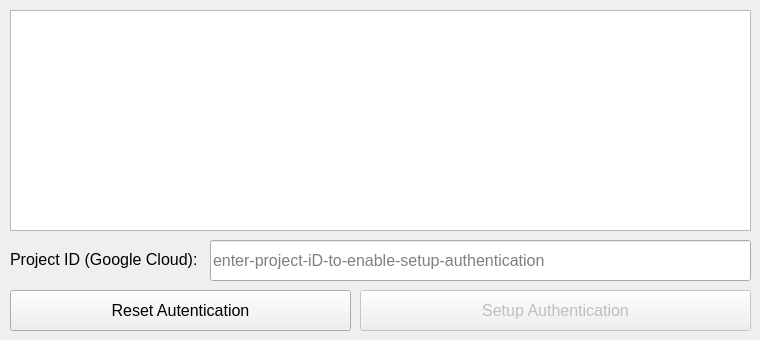
   <widget class="QWidget" name="tab">
    <attribute name="title">
     <string>Step 1</string>
    </attribute>
    <widget class="QPushButton" name="autenticacao">
     <property name="enabled">
      <bool>false</bool>
     </property>
     <property name="geometry">
      <rect>
       <x>360</x>
       <y>290</y>
       <width>391</width>
       <height>41</height>
      </rect>
     </property>
     <property name="font">
      <font>
       <pointsize>12</pointsize>
      </font>
     </property>
     <property name="text">
      <string>Setup Authentication</string>
     </property>
    </widget>
    <widget class="QPushButton" name="desautenticacao">
     <property name="geometry">
      <rect>
       <x>10</x>
       <y>290</y>
       <width>341</width>
       <height>41</height>
      </rect>
     </property>
     <property name="font">
      <font>
       <pointsize>12</pointsize>
      </font>
     </property>
     <property name="text">
      <string>Reset Autentication</string>
     </property>
    </widget>
    <widget class="QTextBrowser" name="QTextBrowser">
     <property name="geometry">
      <rect>
       <x>10</x>
       <y>10</y>
       <width>741</width>
       <height>221</height>
      </rect>
     </property>
     <property name="html">
      <string>&lt;!DOCTYPE HTML PUBLIC &quot;-//W3C//DTD HTML 4.0//EN&quot; &quot;http://www.w3.org/TR/REC-html40/strict.dtd&quot;&gt;
&lt;html&gt;&lt;head&gt;&lt;meta name=&quot;qrichtext&quot; content=&quot;1&quot; /&gt;&lt;style type=&quot;text/css&quot;&gt;
p, li { white-space: pre-wrap; }
&lt;/style&gt;&lt;/head&gt;&lt;body style=&quot; font-family:'MS Shell Dlg 2'; font-size:8.25pt; font-weight:400; font-style:normal;&quot;&gt;
&lt;p style=&quot;-qt-paragraph-type:empty; margin-top:0px; margin-bottom:0px; margin-left:0px; margin-right:0px; -qt-block-indent:0; text-indent:0px; font-size:8pt;&quot;&gt;&lt;br /&gt;&lt;/p&gt;&lt;/body&gt;&lt;/html&gt;</string>
     </property>
     <property name="overwriteMode">
      <bool>true</bool>
     </property>
     <property name="textInteractionFlags">
      <set>Qt::LinksAccessibleByKeyboard|Qt::LinksAccessibleByMouse|Qt::TextBrowserInteraction|Qt::TextEditable|Qt::TextEditorInteraction|Qt::TextSelectableByKeyboard|Qt::TextSelectableByMouse</set>
     </property>
     <property name="openLinks">
      <bool>false</bool>
     </property>
    </widget>
    <widget class="QgsPasswordLineEdit" name="project_QgsPasswordLineEdit">
     <property name="geometry">
      <rect>
       <x>210</x>
       <y>240</y>
       <width>541</width>
       <height>41</height>
      </rect>
     </property>
     <property name="font">
      <font>
       <pointsize>12</pointsize>
      </font>
     </property>
     <property name="placeholderText">
      <string>enter-project-iD-to-enable-setup-authentication</string>
     </property>
     <property name="clearButtonEnabled">
      <bool>true</bool>
     </property>
     <property name="showLockIcon">
      <bool>false</bool>
     </property>
    </widget>
    <widget class="QLabel" name="label_2">
     <property name="geometry">
      <rect>
       <x>10</x>
       <y>239</y>
       <width>191</width>
       <height>41</height>
      </rect>
     </property>
     <property name="font">
      <font>
       <pointsize>12</pointsize>
      </font>
     </property>
     <property name="text">
      <string>Project ID (Google Cloud):</string>
     </property>
    </widget>
   </widget>
